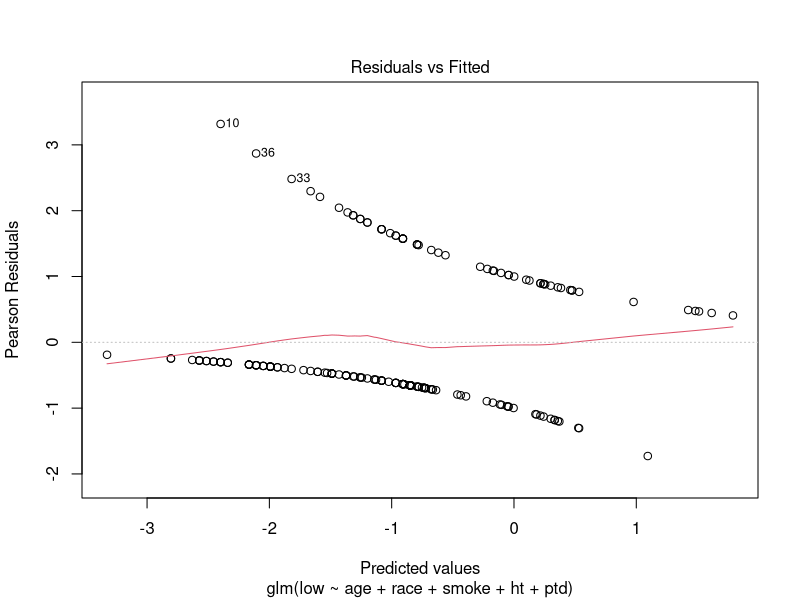
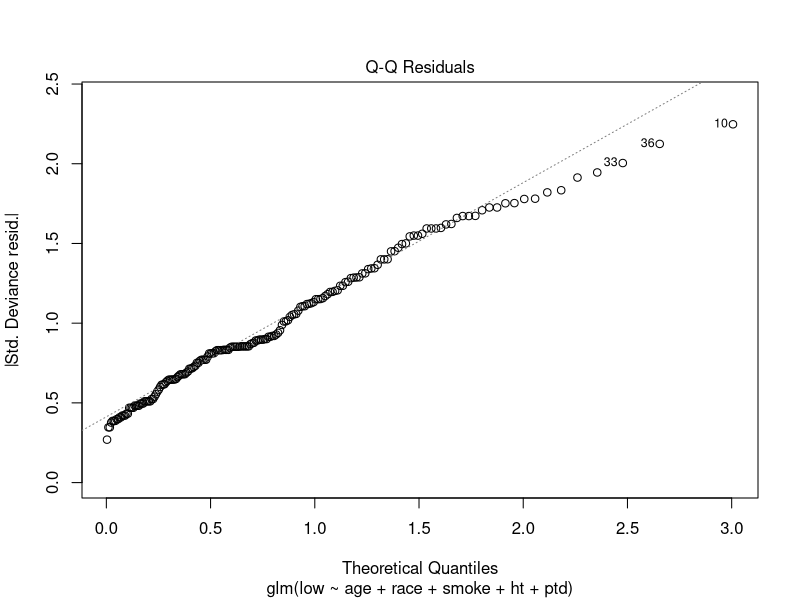
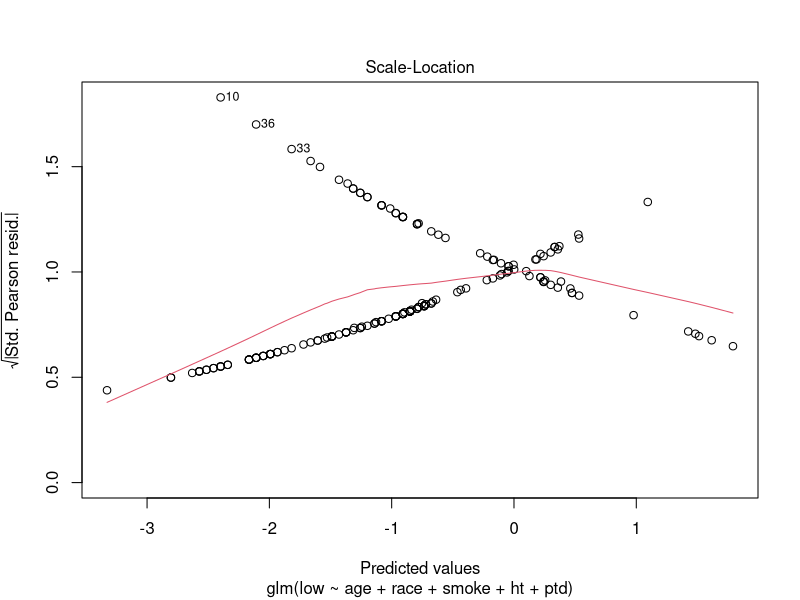
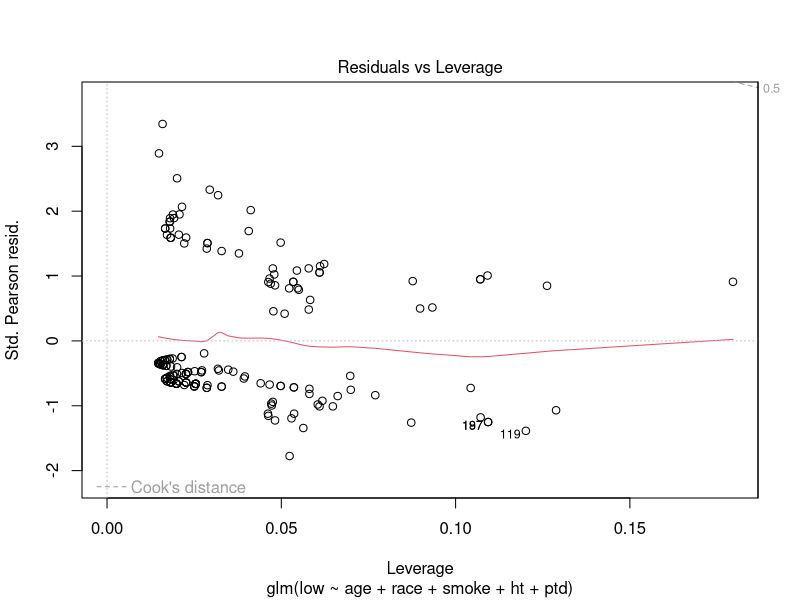
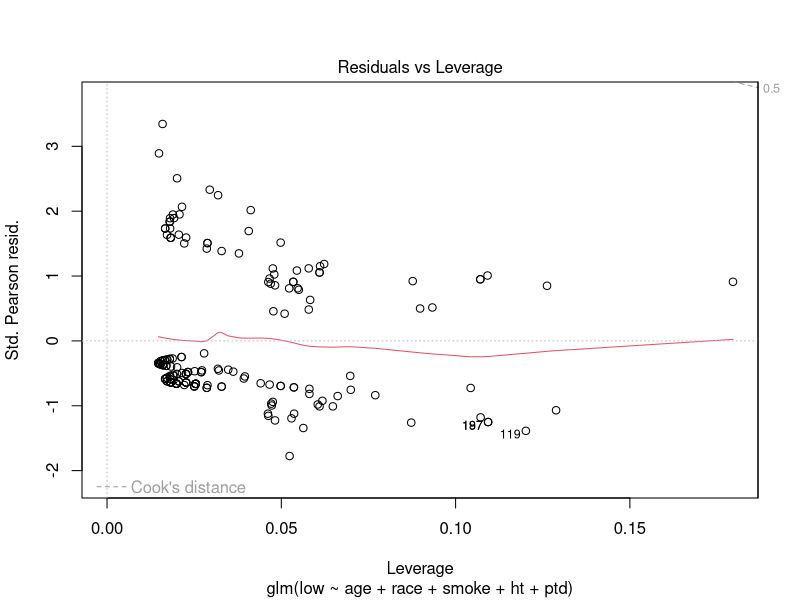
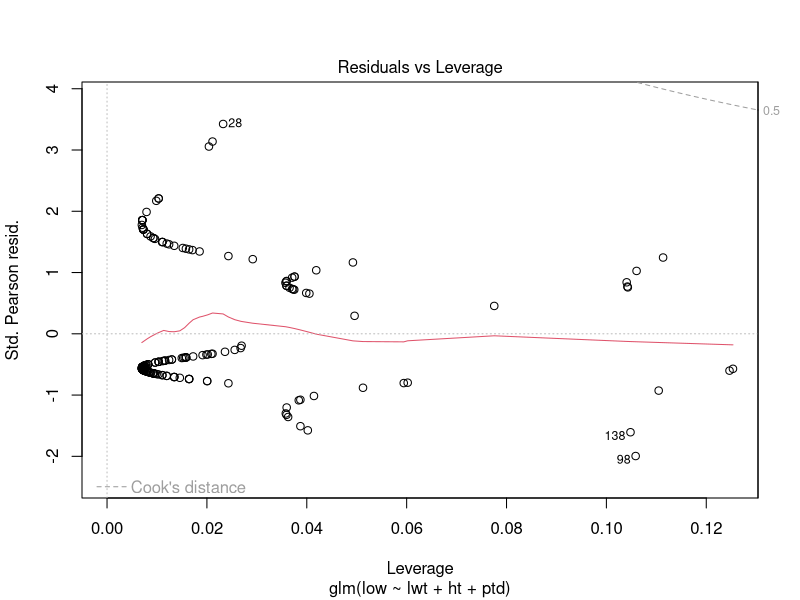
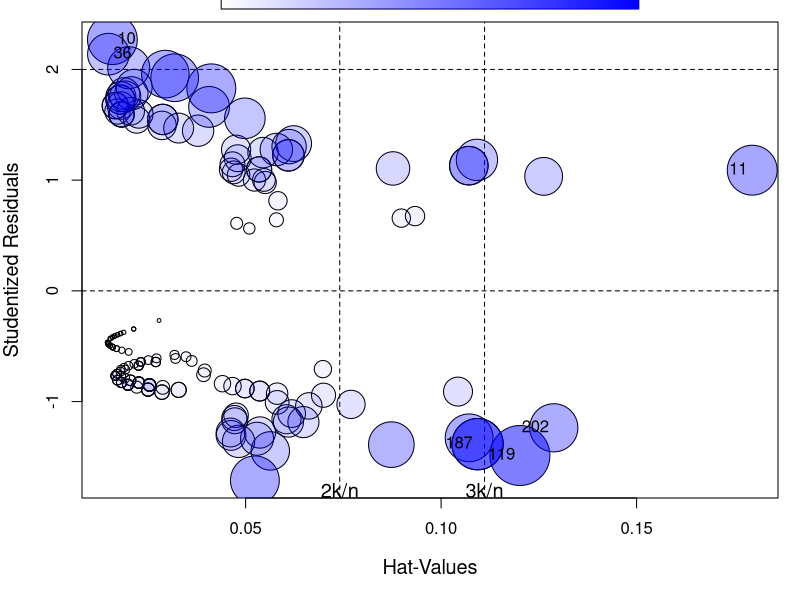
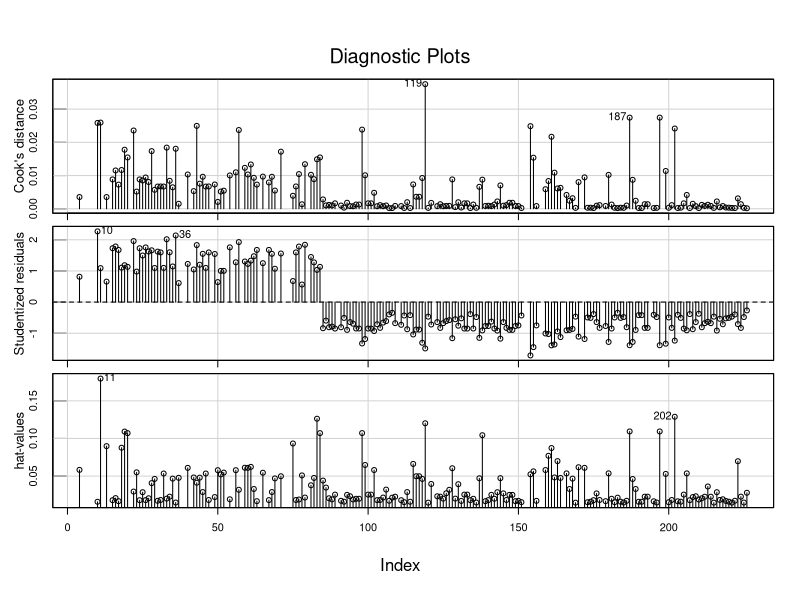

Source code (R) for these figures, in order:
setwd("//media//kswada//MyFiles//R//birthwt")

packages <- c("dplyr", "vcd", "MASS", "vcdExtra")
purrr::walk(packages, library, character.only = TRUE, warn.conflicts = FALSE)



# ------------------------------------------------------------------------------
# data:  birthwt
#   - Data on 189 babies born at Baystate Medical Center, Springfield, MA during 1986.
#   - The quantitative response is bwt (birth weight in grams), and this is also recoded as low, a binary variable corresponding to bwt < 2500 (2.5 kg).
# ------------------------------------------------------------------------------
data("birthwt", package = "MASS")

data <- birthwt

dim(data)
str(data)


# ----------
Hmisc::describe(data)



# ----------
data$race <- factor(data$race, labels = c("white", "black", "other"))
data$ptd <- factor(data$ptl > 0)  # premature labors
data$ftv <- factor(data$ftv)  # physician visits
levels(data$ftv)[-(1:2)] <- "2+"
data$smoke <- factor(data$smoke > 0)
data$ht <- factor(data$ht > 0)
data$ui <- factor(data$ui > 0)

data$low <- factor(data$low, levels = c(0, 1))
data$bwt <- NULL
data$ptl <- NULL


levels(data$smoke) <- c("-", "smoke")
levels(data$ht) <- c("-", "ht")
# levels(data$ui) <- c("-", "ui")
levels(data$ptd) <- c("-", "ptd")


btw.final <- glm(low ~ age + race + smoke + ht + ptd, data = data, family = binomial)
btw.final2 <- glm(low ~ lwt + ht + ptd, data = data, family = binomial)



# ------------------------------------------------------------------------------
# Overview of adequacy of a fitted model
# ------------------------------------------------------------------------------
# We consider the residual-leverage graph (number 5) as being the most useful for asessing influential observations, 
# plotting residuals against leverages.

plot(btw.final)

plot(btw.final, which = 5)
plot(btw.final2, which = 5)



# ------------------------------------------------------------------------------
# influential statistics for each case
# ------------------------------------------------------------------------------
infl <- influence.measures(btw.final)
infl2 <- influence.measures(btw.final2)


# show influence measures for each case
# The summary() method for the "infl" object prints those observartions considered noteworthy on one or more of these statistics,
# as indicated by a "*" next to the value.
summary(infl)
summary(infl2)



# ------------------------------------------------------------------------------
# Extended version of plotting residuals against leverages
# ------------------------------------------------------------------------------
# An extended version is produced by the function car::influencePlot(),
# which additionally uses the size (area) of the plotting symbol to also show the value of Cook's D.

op <- par(mar = c(5, 4, 1, 1) + .1, cex.lab = 1.2)
res <- car::influencePlot(btw.final, id.col = "blue", scale = 8, id.cex = 1.5, id.n = 3)
k <- length(coef(btw.final))
n <- nrow(data)
text(x = c(2, 3) * k / n, y = -1.8, c("2k/n", "3k/n"), cex = 1.2)



# ----------
# show data together with diagnostics for influential cases
idx <- which(rownames(data) %in% rownames(res))

cbind(data[idx, c("low", "age", "race", "smoke", "ht", "ptd")], res)



# -->
# None of the cases are particulary influential on the model coefficients overall: the largest Cook's D is only 0.037 for case 119



# ------------------------------------------------------------------------------
# The collection of index plot
#  - plots various influence diagnostics against the observation numbers in the data
#  - id.n argument here works to label that number of the most extreme observations individually for each measure plotted.
# ------------------------------------------------------------------------------
car::influenceIndexPlot(btw.final, vars = c("Cook", "studentized", "hat"), id.n = 4)
